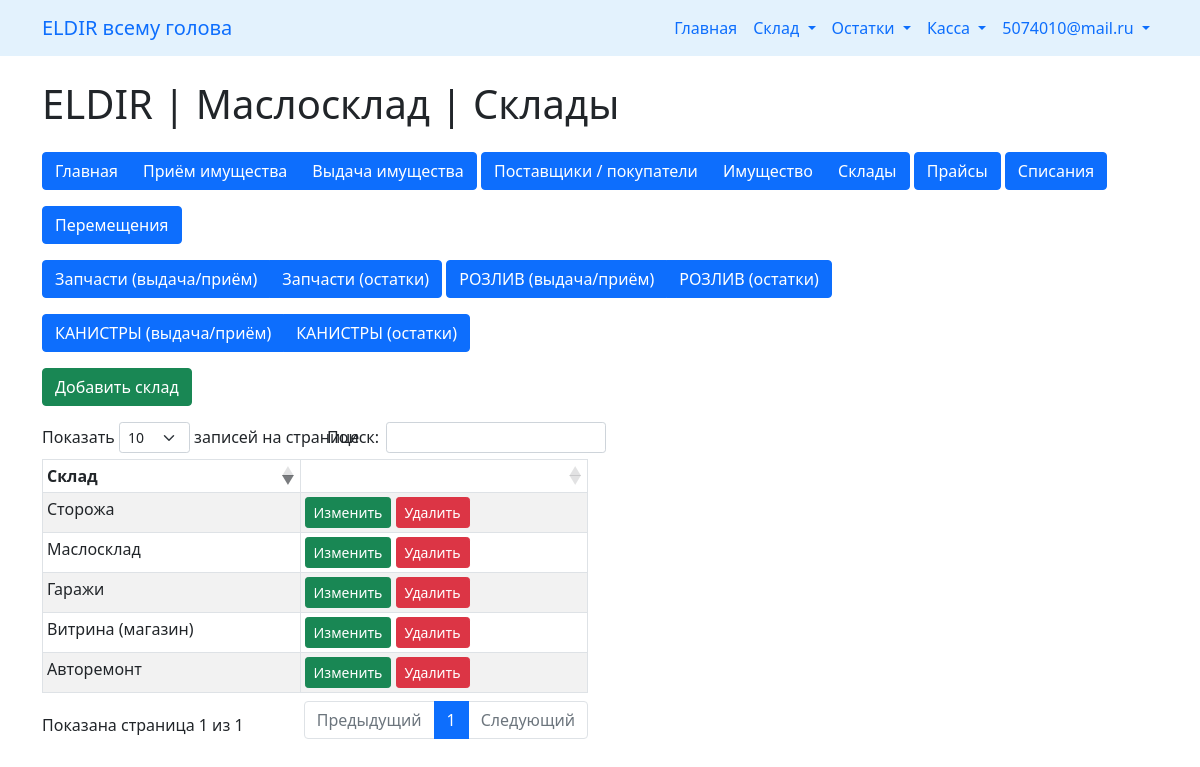
/maslosklad/warehouse/index.php (signed in), run on the app's committed database.
### tables this page shows
CREATE TABLE `maslosklad_property_place` (
  `id` int(11) NOT NULL,
  `name` varchar(200) NOT NULL COMMENT 'наименование',
  `is_deleted` int(11) NOT NULL DEFAULT '0' COMMENT 'признак удаления'
);

### maslosklad/warehouse/index.php (the view, shortened to what this page needs)
<!doctype html>
<html lang="en">
  <head>
    <link href="https://cdn.jsdelivr.net/npm/bootstrap@5.1.3/dist/css/bootstrap.min.css" rel="stylesheet">
    <link rel="stylesheet" href="//cdn.jsdelivr.net/npm/alertifyjs@1.13.1/build/css/alertify.min.css"/>
</head>
<body>
    <? require_once('../../nav.php'); ?>
    <div class="container mt-4">
        <div class="row">
            <div class="col-md-12">
                <h1>ELDIR | Маслосклад | Склады  </h1>
            </div>
        </div>
        <? require_once('../nav_sklad.php'); ?>
        <div class="row mt-3">
            <div class="col-md-6">
                <button type="button" class="btn btn-success" data-bs-toggle="modal" data-bs-target="#infoAddModalSuppliers">
                    Добавить склад
                </button>
            </div>
        </div>
        <div class="row mt-3">
            <div class="col-md-6">
                <div class="table-responsive-sm">
                    <table id="myTableSuppliers" class=" table table-bordered table-striped table-sm table-hover">
                        <thead>
                            <tr>
                                <th>Склад</th>
                                <th></th>
                            </tr>
                        </thead>
                        <tbody>
                            <?php
                            require __DIR__ . '/../../dbcon.php';
                            $query = "SELECT * FROM `maslosklad_property_place` ms
                                        WHERE ms.is_deleted = 0";
                            $query_run = mysqli_query($con, $query);
                            if(mysqli_num_rows($query_run) > 0)
                            {
                                foreach($query_run as $property)
                                {
                                    ?>
                                    <tr>
                                        <td><?= $property['name'] ?></td>
                                        <td>
                                            <button type="button" value="<?=$property['id'];?>" class="editInfoBtn btn btn-success btn-sm">Изменить</button>
                                            <button type="button" value="<?=$property['id'];?>" class="deleteInfoBtn btn btn-danger btn-sm">Удалить</button>
                                        </td>
                                    </tr>
                                    <?php
                                }
                            }
                            ?>
                        </tbody>
                    </table>
                </div>
            </div>
        </div>
    </div>
    <link rel="stylesheet" href="//cdn.datatables.net/1.13.4/css/dataTables.bootstrap5.min.css"/>
</body>
</html>

### data on the page
maslosklad_property_place: name "Маслосклад", $property['id'] 1 (drawn)
maslosklad_property_place: name "Витрина (магазин)", $property['id'] 2 (drawn)
maslosklad_property_place: name "Авторемонт", $property['id'] 3 (drawn)
maslosklad_property_place: name "Сторожа", $property['id'] 5 (drawn)
maslosklad_property_place: name "Гаражи", $property['id'] 6 (drawn)

### other printed values
$_SESSION['loginemail'] "5074010@mail.ru"
